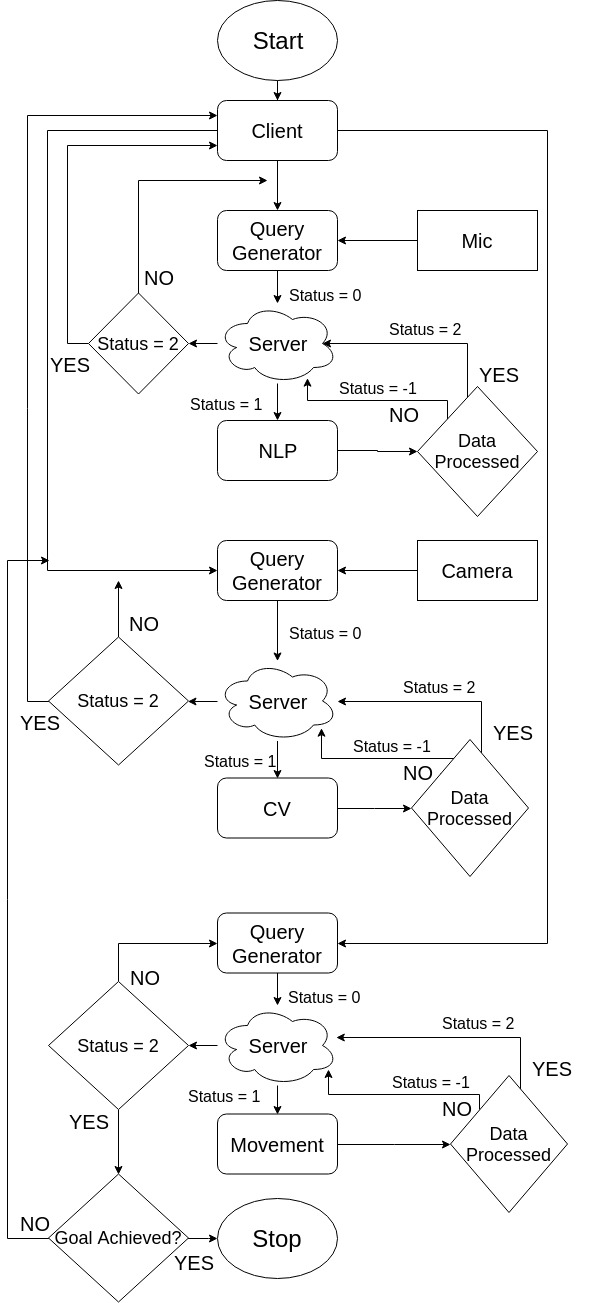
#> input picture block_diag.jpg, 612 x 1303 px, given in place of the camera
$ python getMoments.py   (older library calls are emulated)
#> lines starting #> are read from the running program, lines starting #| are printed output that depends on the picture
# import the necessary packages
import numpy as np
import cv2


# define the list of boundaries
#red, green, blue, gray
boundaries = [
	([0, 0, 0], [45,45,45])
#	([17, 15, 100], [50, 56, 200])#,
#	([86, 31, 4], [220, 88, 50]),
#	([25, 146, 190], [62, 174, 250]),q
#	([103, 86, 65], [145, 133, 128])
]

# loop over the boundaries

cap = cv2.VideoCapture(1)

if not cap.isOpened():
	print("Camera not accessed")
	exit()

while True:
	ret, image = cap.read()
#> image is the input picture: shape (1303, 612, 3); min 0, max 255, mean 246.7

	for (lower, upper) in boundaries:
		# create NumPy arrays from the boundaries
		lower = np.array(lower, dtype = "uint8")
		upper = np.array(upper, dtype = "uint8")

		# find the colors within the specified boundaries and apply
		# the mask
		mask = cv2.inRange(image, lower, upper)
		#mask = cv2.cvtColor(mask, cv2.COLOR_BGR2GRAY)

		_, contours, _ = cv2.findContours(mask,
				cv2.RETR_EXTERNAL, cv2.CHAIN_APPROX_SIMPLE)

		#cv2.imshow('Canny Edges After Contouring', edged)
		req=[]
		maxArea=0
		max_index=0
		if len(contours)==0:
			print("No object detected")
			continue
		for i, cnt in enumerate(contours):
			if cv2.contourArea(cnt)>maxArea:
				maxArea=cv2.contourArea(cnt)
				max_index=i

		req.append(contours[max_index])

		if(len(req)!=0):
			cnt=req[0]
			M = cv2.moments(cnt)
			cx = int(M['m10']/M['m00'])
			cy = int(M['m01']/M['m00'])
			print(cx, cy)

		else:
			print("no contour")

		# Draw all contours
		# -1 signifies drawing all contours
		cv2.drawContours(image, req, -1, (0, 255, 0), 3)

		#output = cv2.bitwise_and(image, image, mask = mask)

	# show the images
		cv2.imshow("images", image)
#> this loop made 1 pass
#> (cx, cy) on pass 1: (476, 570)
#| 476 570
#> pass 1, `mask = cv2.inRange(image, lower, upper)`:
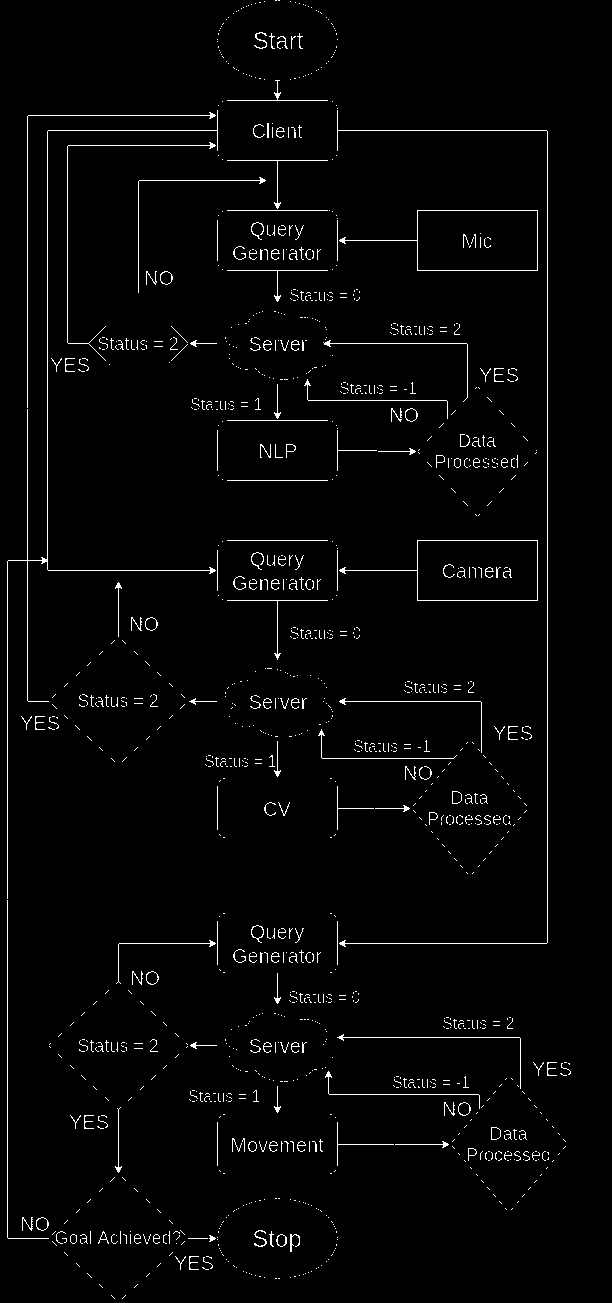
#> mask: shape (1303, 612); 2.2% white in thin lines or dots
#> pass 1, `cv2.imshow("images", image)`:
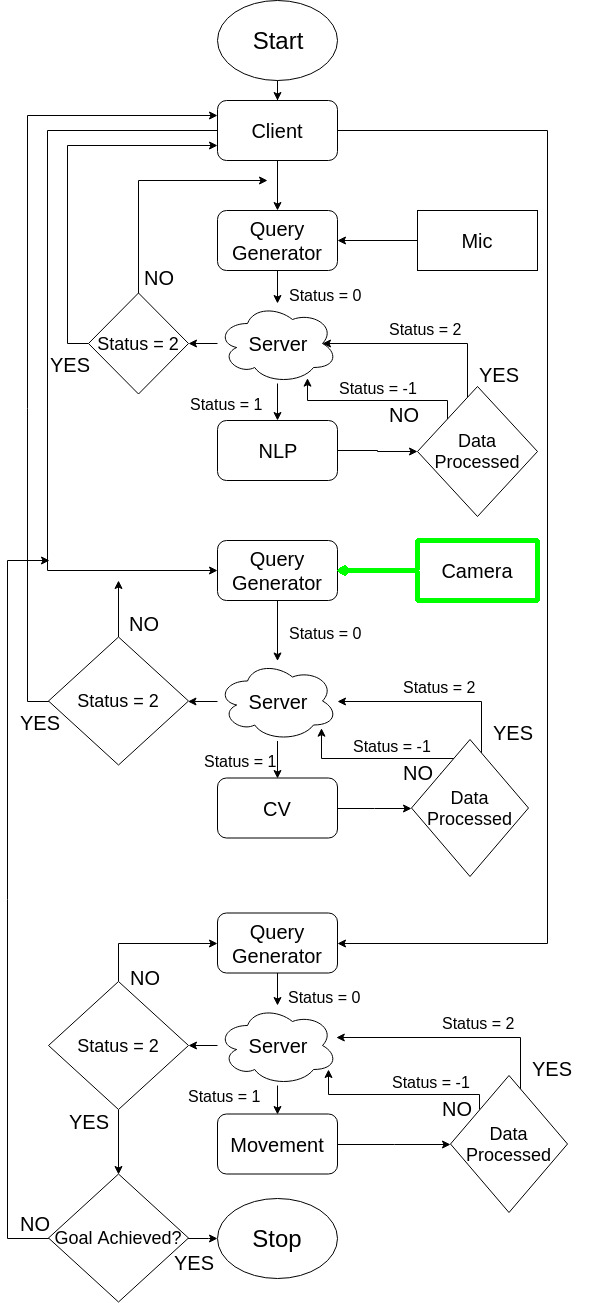
#> window 'images': shape (1303, 612, 3); mean B, G, R 246.2, 246.9, 246.2
	if cv2.waitKey(1) & 0xFF == ord('q'):
#> (key q is pressed here)
		break

cap.release()
cv2.destroyAllWindows()
